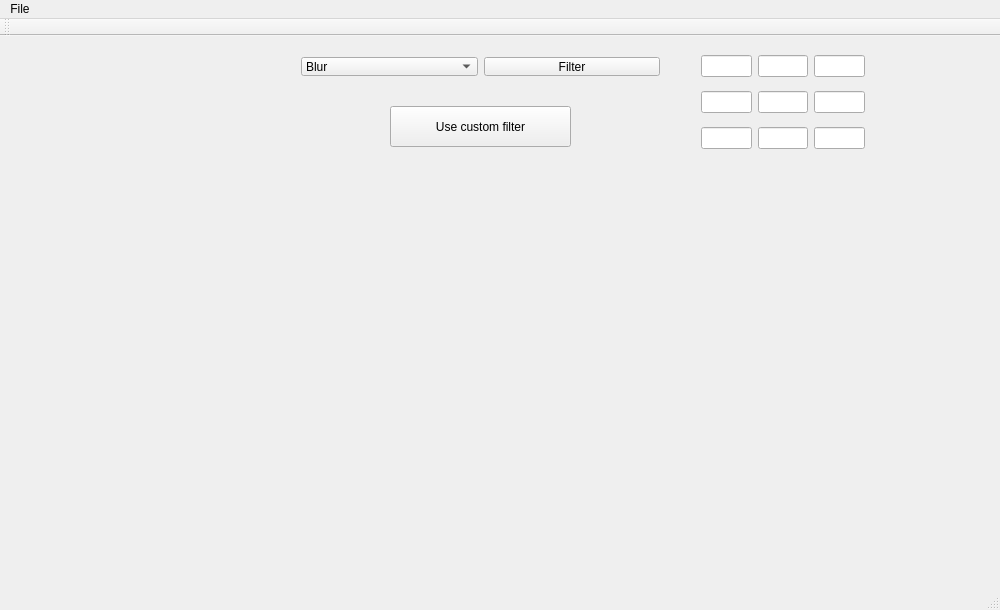
<?xml version="1.0" encoding="UTF-8"?>
<ui version="4.0">
 <class>MainWindow</class>
 <widget class="QMainWindow" name="MainWindow">
  <property name="geometry">
   <rect>
    <x>0</x>
    <y>0</y>
    <width>1000</width>
    <height>610</height>
   </rect>
  </property>
  <property name="windowTitle">
   <string>MainWindow</string>
  </property>
  <widget class="QWidget" name="centralWidget">
   <widget class="QLabel" name="imageLabel">
    <property name="geometry">
     <rect>
      <x>20</x>
      <y>170</y>
      <width>131</width>
      <height>121</height>
     </rect>
    </property>
    <property name="sizePolicy">
     <sizepolicy hsizetype="Preferred" vsizetype="Preferred">
      <horstretch>0</horstretch>
      <verstretch>0</verstretch>
     </sizepolicy>
    </property>
    <property name="text">
     <string/>
    </property>
   </widget>
   <widget class="QWidget" name="layoutWidget">
    <property name="geometry">
     <rect>
      <x>290</x>
      <y>10</y>
      <width>381</width>
      <height>41</height>
     </rect>
    </property>
    <layout class="QHBoxLayout" name="horizontalLayout" stretch="0,0">
     <property name="sizeConstraint">
      <enum>QLayout::SetNoConstraint</enum>
     </property>
     <item>
      <widget class="QComboBox" name="filterDropdown">
       <property name="enabled">
        <bool>true</bool>
       </property>
       <item>
        <property name="text">
         <string>Blur</string>
        </property>
       </item>
       <item>
        <property name="text">
         <string>Motion Blur</string>
        </property>
       </item>
       <item>
        <property name="text">
         <string>Emboss</string>
        </property>
       </item>
       <item>
        <property name="text">
         <string>Sharpen</string>
        </property>
       </item>
       <item>
        <property name="text">
         <string>Horizontal Edges</string>
        </property>
       </item>
       <item>
        <property name="text">
         <string>Vertical Edges</string>
        </property>
       </item>
       <item>
        <property name="text">
         <string>45 Degrees Edges</string>
        </property>
       </item>
       <item>
        <property name="text">
         <string>All Edges</string>
        </property>
       </item>
      </widget>
     </item>
     <item>
      <widget class="QPushButton" name="filterButton">
       <property name="enabled">
        <bool>true</bool>
       </property>
       <property name="sizePolicy">
        <sizepolicy hsizetype="Minimum" vsizetype="Preferred">
         <horstretch>0</horstretch>
         <verstretch>0</verstretch>
        </sizepolicy>
       </property>
       <property name="cursor">
        <cursorShape>PointingHandCursor</cursorShape>
       </property>
       <property name="text">
        <string>Filter</string>
       </property>
      </widget>
     </item>
    </layout>
   </widget>
   <widget class="QWidget" name="filterMatrix" native="true">
    <property name="geometry">
     <rect>
      <x>690</x>
      <y>0</y>
      <width>186</width>
      <height>132</height>
     </rect>
    </property>
    <layout class="QGridLayout" name="filterMatrixLayout">
     <property name="sizeConstraint">
      <enum>QLayout::SetNoConstraint</enum>
     </property>
     <item row="1" column="0">
      <widget class="QLineEdit" name="cell_y1_x0"/>
     </item>
     <item row="1" column="3">
      <widget class="QLineEdit" name="cell_y1_x1"/>
     </item>
     <item row="0" column="0">
      <widget class="QLineEdit" name="cell_y0_x0"/>
     </item>
     <item row="1" column="4">
      <widget class="QLineEdit" name="cell_y1_x2"/>
     </item>
     <item row="0" column="3">
      <widget class="QLineEdit" name="cell_y0_x1"/>
     </item>
     <item row="0" column="4">
      <widget class="QLineEdit" name="cell_y0_x2"/>
     </item>
     <item row="2" column="0">
      <widget class="QLineEdit" name="cell_y2_x0"/>
     </item>
     <item row="2" column="3">
      <widget class="QLineEdit" name="cell_y2_x1"/>
     </item>
     <item row="2" column="4">
      <widget class="QLineEdit" name="cell_y2_x2"/>
     </item>
    </layout>
   </widget>
   <widget class="QPushButton" name="changeFilteringButton">
    <property name="geometry">
     <rect>
      <x>390</x>
      <y>70</y>
      <width>181</width>
      <height>41</height>
     </rect>
    </property>
    <property name="text">
     <string>Use custom filter</string>
    </property>
   </widget>
  </widget>
  <widget class="QMenuBar" name="menuBar">
   <property name="geometry">
    <rect>
     <x>0</x>
     <y>0</y>
     <width>1000</width>
     <height>21</height>
    </rect>
   </property>
   <widget class="QMenu" name="menuOpen">
    <property name="title">
     <string>File</string>
    </property>
    <addaction name="actionOpen"/>
    <addaction name="separator"/>
    <addaction name="actionSave_as"/>
   </widget>
   <addaction name="menuOpen"/>
  </widget>
  <widget class="QToolBar" name="mainToolBar">
   <attribute name="toolBarArea">
    <enum>TopToolBarArea</enum>
   </attribute>
   <attribute name="toolBarBreak">
    <bool>false</bool>
   </attribute>
  </widget>
  <widget class="QStatusBar" name="statusBar"/>
  <action name="actionOpen">
   <property name="text">
    <string>Open</string>
   </property>
   <property name="shortcut">
    <string>Ctrl+O</string>
   </property>
  </action>
  <action name="actionSave_as">
   <property name="checkable">
    <bool>false</bool>
   </property>
   <property name="text">
    <string>Save as</string>
   </property>
   <property name="shortcut">
    <string>Ctrl+S</string>
   </property>
  </action>
 </widget>
 <layoutdefault spacing="6" margin="11"/>
 <resources/>
 <connections/>
</ui>
